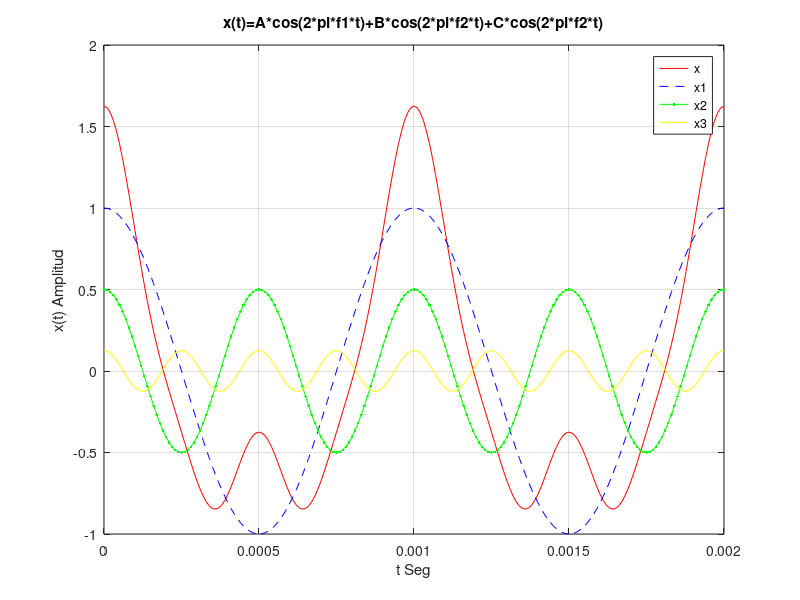

Source code (MATLAB):
% -------------------------------------------------------------
% SEÑAL SUMA DE TRES FUNCIONES COSENO
% x(t)=A*cos(2*pi*f1*t)+B*cos(2*pi*f2*t)+C*cos(2*pi*f2*t)
% x1(t)=A*cos(2*pi*f1*t)
% x2(t)=B*cos(2*pi*f2*t)
% x3(t)=C*cos(2*pi*f2*t)
% -----------------------------------------------------------------
f1=1000; % f1:Frec. analógica del coseno x1(t)en Hz.
f2=2000; % f2:Frec. analógica del coseno x2(t)en Hz.
f3=4000; % f3:Frec. analógica del coseno x3(t)en Hz.
A=1; % A: Amplitud del coseno x1(t).
B=1/2; % B: Amplitud del coseno x2(t).
C=1/8; % C: Amplitud del coseno x3(t).
N=2; % N: Número de periodos a mostrar de x1(t)
w=(1/f1)./100; % w: intervalo entre muestra y muestra. 
t = 0: w: N*(1/f1); % Vector Tiempo
x1 = A*cos(2*pi*f1*t); % Vector Señal x1(t)
x2 = B*cos(2*pi*f2*t); % Vector Señal x2(t)
x3 = C*cos(2*pi*f3*t); % Vector Señal x3(t)
x=x1+x2+x3;
plot(t,x,'r'); % Gráfica de la señal x(t)
hold on;
plot(t, x1,'--b'); % Gráfica de la señal x1(t)
plot(t, x2,'.-g'); % Gráfica de la señal x2(t)
plot(t, x3,'y'); % Gráfica de la señal x3(t)
hold off; 
grid on ;
legend('x','x1','x2','x3');
ylabel('x(t) Amplitud'); 
xlabel('t Seg');
title('x(t)=A*cos(2*pi*f1*t)+B*cos(2*pi*f2*t)+C*cos(2*pi*f2*t)');
